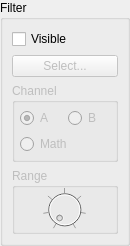
       <widget class="QGroupBox" name="controlsF">
        <property name="sizePolicy">
         <sizepolicy hsizetype="Preferred" vsizetype="Preferred">
          <horstretch>0</horstretch>
          <verstretch>0</verstretch>
         </sizepolicy>
        </property>
        <property name="minimumSize">
         <size>
          <width>130</width>
          <height>0</height>
         </size>
        </property>
        <property name="maximumSize">
         <size>
          <width>130</width>
          <height>16777215</height>
         </size>
        </property>
        <property name="title">
         <string>Filter</string>
        </property>
        <layout class="QVBoxLayout" name="verticalLayout_4">
         <property name="leftMargin">
          <number>9</number>
         </property>
         <property name="topMargin">
          <number>9</number>
         </property>
         <property name="rightMargin">
          <number>9</number>
         </property>
         <property name="bottomMargin">
          <number>9</number>
         </property>
         <item>
          <widget class="QCheckBox" name="visibleCheckBoxF">
           <property name="text">
            <string>Visible</string>
           </property>
          </widget>
         </item>
         <item>
          <widget class="QPushButton" name="selectFilterFileButton">
           <property name="enabled">
            <bool>false</bool>
           </property>
           <property name="sizePolicy">
            <sizepolicy hsizetype="Preferred" vsizetype="Fixed">
             <horstretch>0</horstretch>
             <verstretch>0</verstretch>
            </sizepolicy>
           </property>
           <property name="layoutDirection">
            <enum>Qt::LeftToRight</enum>
           </property>
           <property name="text">
            <string>Select...</string>
           </property>
          </widget>
         </item>
         <item>
          <widget class="QGroupBox" name="filterChannelSelect">
           <property name="enabled">
            <bool>false</bool>
           </property>
           <property name="sizePolicy">
            <sizepolicy hsizetype="Preferred" vsizetype="Preferred">
             <horstretch>0</horstretch>
             <verstretch>0</verstretch>
            </sizepolicy>
           </property>
           <property name="title">
            <string>Channel</string>
           </property>
           <property name="flat">
            <bool>false</bool>
           </property>
           <layout class="QGridLayout" name="gridLayout_2">
            <property name="leftMargin">
             <number>5</number>
            </property>
            <property name="topMargin">
             <number>5</number>
            </property>
            <property name="rightMargin">
             <number>5</number>
            </property>
            <property name="bottomMargin">
             <number>5</number>
            </property>
            <item row="0" column="0">
             <widget class="QRadioButton" name="filterChannelA">
              <property name="text">
               <string>A</string>
              </property>
              <property name="checked">
               <bool>true</bool>
              </property>
             </widget>
            </item>
            <item row="0" column="1">
             <widget class="QRadioButton" name="filterChannelB">
              <property name="text">
               <string>B</string>
              </property>
             </widget>
            </item>
            <item row="1" column="0" colspan="2">
             <widget class="QRadioButton" name="filterChannelM">
              <property name="text">
               <string>Math</string>
              </property>
             </widget>
            </item>
           </layout>
          </widget>
         </item>
         <item>
          <widget class="QGroupBox" name="rangeContainerF">
           <property name="enabled">
            <bool>false</bool>
           </property>
           <property name="maximumSize">
            <size>
             <width>16777215</width>
             <height>70</height>
            </size>
           </property>
           <property name="title">
            <string>Range</string>
           </property>
           <layout class="QHBoxLayout" name="horizontalLayout_11">
            <property name="spacing">
             <number>1</number>
            </property>
            <property name="leftMargin">
             <number>0</number>
            </property>
            <property name="topMargin">
             <number>0</number>
            </property>
            <property name="rightMargin">
             <number>0</number>
            </property>
            <property name="bottomMargin">
             <number>0</number>
            </property>
            <item>
             <widget class="QDial" name="rangeDialF">
              <property name="minimumSize">
               <size>
                <width>43</width>
                <height>43</height>
               </size>
              </property>
              <property name="maximumSize">
               <size>
                <width>43</width>
                <height>43</height>
               </size>
              </property>
              <property name="maximum">
               <number>6</number>
              </property>
              <property name="pageStep">
               <number>1</number>
              </property>
              <property name="wrapping">
               <bool>false</bool>
              </property>
              <property name="notchesVisible">
               <bool>true</bool>
              </property>
             </widget>
            </item>
           </layout>
          </widget>
         </item>
        </layout>
        <zorder>visibleCheckBoxF</zorder>
        <zorder>selectFilterFileButton</zorder>
        <zorder>rangeContainerF</zorder>
        <zorder>filterChannelSelect</zorder>
       </widget>
